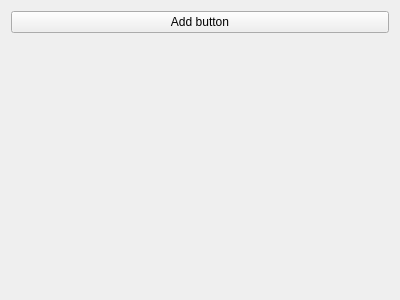
<?xml version="1.0" encoding="UTF-8"?>
<ui version="4.0">
 <class>ButtonStack</class>
 <widget class="QWidget" name="ButtonStack">
  <property name="geometry">
   <rect>
    <x>0</x>
    <y>0</y>
    <width>400</width>
    <height>300</height>
   </rect>
  </property>
  <property name="windowTitle">
   <string>Form</string>
  </property>
  <layout class="QVBoxLayout" name="verticalLayout">
   <item>
    <widget class="QPushButton" name="addButton">
     <property name="text">
      <string>Add button</string>
     </property>
    </widget>
   </item>
   <item>
    <layout class="QVBoxLayout" name="qvboxlayout"/>
   </item>
   <item>
    <spacer name="verticalSpacer">
     <property name="orientation">
      <enum>Qt::Vertical</enum>
     </property>
     <property name="sizeHint" stdset="0">
      <size>
       <width>20</width>
       <height>40</height>
      </size>
     </property>
    </spacer>
   </item>
  </layout>
 </widget>
 <resources/>
 <connections/>
</ui>
